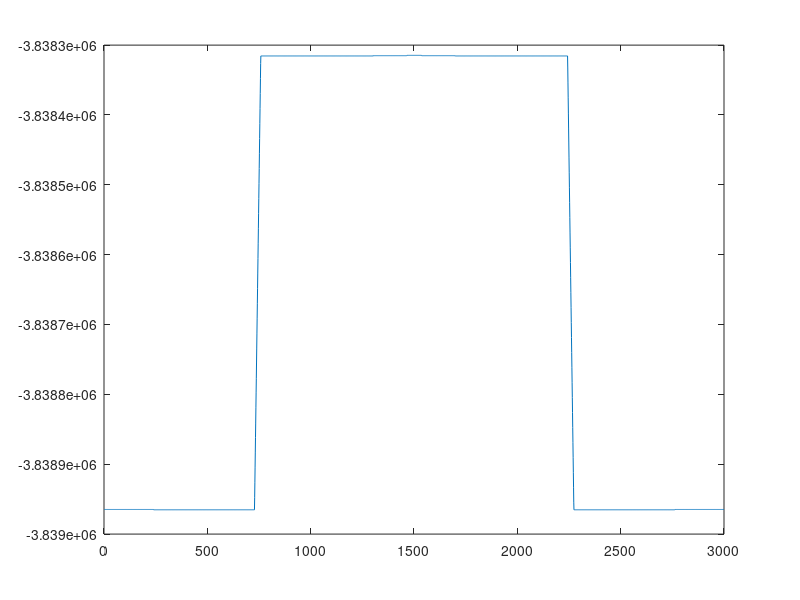

The MATLAB source for this figure:
function poke_ecef_csv_gen
%lat_lon = [
%51.036577, 3.716922;
%51.036590, 3.717035;
%51.036610, 3.717173;
%51.036644, 3.717398;
%51.036725, 3.717559;
%51.036738, 3.717709;
%51.036677, 3.717827;
%51.036589, 3.717806;
%51.036562, 3.718042;
%51.036562, 3.718246;
%51.036582, 3.718385;
%51.036595, 3.718578;
%51.036635, 3.718771;
%51.036675, 3.718943;
%51.036715, 3.719093;
%51.036843, 3.719072;
%51.036958, 3.718986;
%51.037154, 3.718943;
%51.037309, 3.718814;
%51.037471, 3.718760;
%51.037613, 3.718706;
%51.037775, 3.718760;
%51.037883, 3.718921;
%51.037890, 3.719038;
%51.038005, 3.719092;
%51.038120, 3.719178;
%51.038208, 3.719285;
%51.038255, 3.719414;
%51.038363, 3.719435;
%51.038471, 3.719424;
%51.038606, 3.719456;
%51.038754, 3.719595;
%51.038835, 3.719799;
%51.039037, 3.720035;
%51.039131, 3.720207;
%51.039144, 3.720443;
%51.039181, 3.720725;
%51.039201, 3.720959;
%51.039198, 3.721125;
%51.039303, 3.721125;
%51.039384, 3.721093;
%51.039502, 3.721023;
%51.039613, 3.720943;
%51.039677, 3.720879;
%51.039674, 3.720723;
%51.039701, 3.720610;
%51.039731, 3.720524;
%51.039782, 3.720449;
%51.039779, 3.720385;
%51.039759, 3.720326];

lat_lon = [
kron(ones(25,1),[51.036711, 3.718725]);
kron(ones(25,1),[51.036848,3.718781])];

alt = [linspace(8,8.5,10).'; linspace(8.5,8.7,20).'; linspace(8.7,8.2,10).';linspace(8.2,7.5,10).'];
lat_lon_alt = [lat_lon, alt];
lat_lon_alt = [lat_lon_alt;lat_lon_alt(end:-1:1,:)];

%lat_lon_alt = lat_lon_alt + rand(100,3)./(10^5);

lat_lon_alt_interp = zeros(3000, 4);
lat_lon_alt_interp(:,1) = (0:0.1:299.9).';
lat_lon_alt_interp(:,2) = interp1(0:(101/100):100, lat_lon_alt(:,1), 0:(1/30):(2999/30));
lat_lon_alt_interp(:,3) = interp1(0:(101/100):100, lat_lon_alt(:,2), 0:(1/30):(2999/30));
lat_lon_alt_interp(:,4) = interp1(0:(101/100):100, lat_lon_alt(:,3), 0:(1/30):(2999/30));

ecef = zeros(3000, 4);
ecef(:,1) = lat_lon_alt_interp(:,1);
for i=1:3000
  lat = lat_lon_alt_interp(i,2);
  lon = lat_lon_alt_interp(i,3);
  alt = lat_lon_alt_interp(i,4);
  [x,y,z] = lla2ecef(lat,lon,alt);
  ecef(i,2) = x;
  ecef(i,3) = y;
  ecef(i,4) = z;
end

csvwrite("poke_gent.csv",ecef);
plot(ecef(:,2));
  
% LLA2ECEF - convert latitude, longitude, and altitude to
%            earth-centered, earth-fixed (ECEF) cartesian
% 
% USAGE:
% [x,y,z] = lla2ecef(lat,lon,alt)
% 
% x = ECEF X-coordinate (m)
% y = ECEF Y-coordinate (m)
% z = ECEF Z-coordinate (m)
% lat = geodetic latitude (radians)
% lon = longitude (radians)
% alt = height above WGS84 ellipsoid (m)
% 
% Notes: This function assumes the WGS84 model.
%        Latitude is customary geodetic (not geocentric).
% 
% Source: "Department of Defense World Geodetic System 1984"
%         Page 4-4
%         National Imagery and Mapping Agency
%         Last updated June, 2004
%         NIMA TR8350.2
% 
% Michael Kleder, July 2005

function [x,y,z]=lla2ecef(lat,lon,alt)

% WGS84 ellipsoid constants:
a = 6378137;
e = 8.1819190842622e-2;

% intermediate calculation
% (prime vertical radius of curvature)
N = a ./ sqrt(1 - e^2 .* sin(lat).^2);

% results:
x = (N+alt) .* cos(lat) .* cos(lon);
y = (N+alt) .* cos(lat) .* sin(lon);
z = ((1-e^2) .* N + alt) .* sin(lat);

return